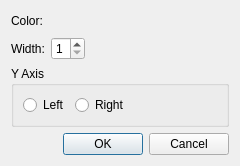
<?xml version="1.0" encoding="UTF-8"?>
<ui version="4.0">
 <class>Graph2dHybridWindowLineSettingDialog</class>
 <widget class="QDialog" name="Graph2dHybridWindowLineSettingDialog">
  <property name="geometry">
   <rect>
    <x>0</x>
    <y>0</y>
    <width>240</width>
    <height>163</height>
   </rect>
  </property>
  <property name="windowTitle">
   <string>Data Setting</string>
  </property>
  <layout class="QVBoxLayout" name="verticalLayout">
   <item>
    <layout class="QGridLayout" name="gridLayout">
     <item row="0" column="0">
      <widget class="QLabel" name="widthLabel_2">
       <property name="text">
        <string>Color:</string>
       </property>
      </widget>
     </item>
     <item row="0" column="1">
      <widget class="ColorEditWidget" name="colorWidget">
       <property name="enabled">
        <bool>true</bool>
       </property>
       <property name="text">
        <string/>
       </property>
      </widget>
     </item>
     <item row="0" column="2">
      <spacer name="horizontalSpacer_4">
       <property name="orientation">
        <enum>Qt::Horizontal</enum>
       </property>
       <property name="sizeHint" stdset="0">
        <size>
         <width>40</width>
         <height>20</height>
        </size>
       </property>
      </spacer>
     </item>
     <item row="1" column="0">
      <widget class="QLabel" name="widthLabel">
       <property name="text">
        <string>Width:</string>
       </property>
      </widget>
     </item>
     <item row="1" column="1">
      <widget class="QSpinBox" name="widthSpinBox">
       <property name="minimum">
        <number>1</number>
       </property>
       <property name="maximum">
        <number>5</number>
       </property>
      </widget>
     </item>
     <item row="1" column="2">
      <spacer name="horizontalSpacer_2">
       <property name="orientation">
        <enum>Qt::Horizontal</enum>
       </property>
       <property name="sizeHint" stdset="0">
        <size>
         <width>40</width>
         <height>20</height>
        </size>
       </property>
      </spacer>
     </item>
    </layout>
   </item>
   <item>
    <widget class="QGroupBox" name="yAxisGroupBox">
     <property name="title">
      <string>Y Axis</string>
     </property>
     <layout class="QHBoxLayout" name="horizontalLayout_3">
      <item>
       <widget class="QRadioButton" name="yAxisLeftRadioButton">
        <property name="text">
         <string>Left</string>
        </property>
       </widget>
      </item>
      <item>
       <widget class="QRadioButton" name="yAxisRightRadioButton">
        <property name="text">
         <string>Right</string>
        </property>
       </widget>
      </item>
      <item>
       <spacer name="horizontalSpacer_3">
        <property name="orientation">
         <enum>Qt::Horizontal</enum>
        </property>
        <property name="sizeHint" stdset="0">
         <size>
          <width>40</width>
          <height>20</height>
         </size>
        </property>
       </spacer>
      </item>
     </layout>
    </widget>
   </item>
   <item>
    <spacer name="verticalSpacer">
     <property name="orientation">
      <enum>Qt::Vertical</enum>
     </property>
     <property name="sizeHint" stdset="0">
      <size>
       <width>20</width>
       <height>0</height>
      </size>
     </property>
    </spacer>
   </item>
   <item>
    <widget class="QDialogButtonBox" name="buttonBox">
     <property name="orientation">
      <enum>Qt::Horizontal</enum>
     </property>
     <property name="standardButtons">
      <set>QDialogButtonBox::Cancel|QDialogButtonBox::Ok</set>
     </property>
    </widget>
   </item>
  </layout>
 </widget>
 <customwidgets>
  <customwidget>
   <class>ColorEditWidget</class>
   <extends>QLabel</extends>
   <header>guibase/coloreditwidget.h</header>
   <container>1</container>
  </customwidget>
 </customwidgets>
 <resources/>
 <connections>
  <connection>
   <sender>buttonBox</sender>
   <signal>accepted()</signal>
   <receiver>Graph2dHybridWindowLineSettingDialog</receiver>
   <slot>accept()</slot>
   <hints>
    <hint type="sourcelabel">
     <x>175</x>
     <y>182</y>
    </hint>
    <hint type="destinationlabel">
     <x>157</x>
     <y>94</y>
    </hint>
   </hints>
  </connection>
  <connection>
   <sender>buttonBox</sender>
   <signal>rejected()</signal>
   <receiver>Graph2dHybridWindowLineSettingDialog</receiver>
   <slot>reject()</slot>
   <hints>
    <hint type="sourcelabel">
     <x>175</x>
     <y>182</y>
    </hint>
    <hint type="destinationlabel">
     <x>189</x>
     <y>94</y>
    </hint>
   </hints>
  </connection>
 </connections>
</ui>
